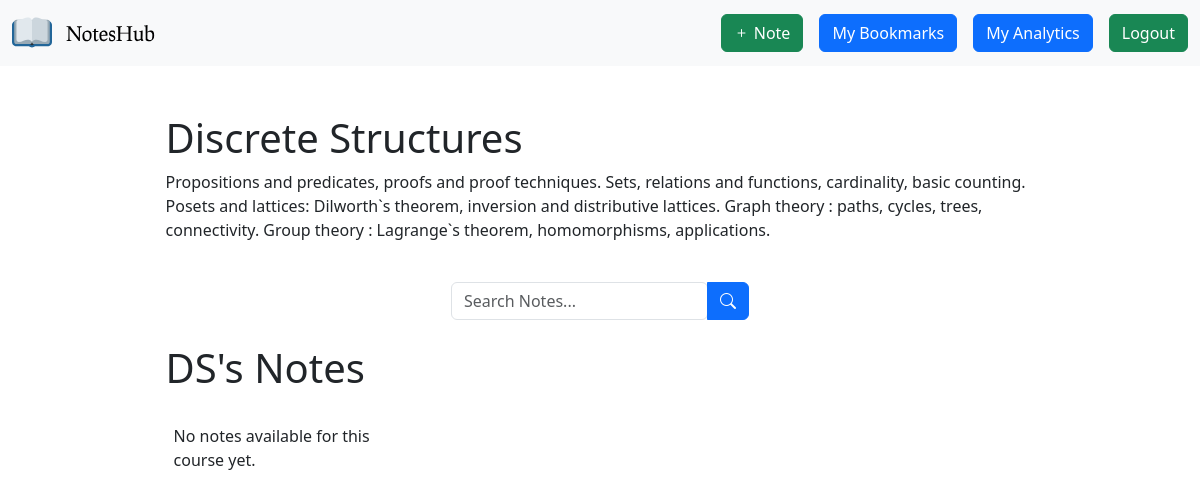
/course/CS 105/notes/ (signed in), run on the app's committed database.
### core/models.py (models this page shows, shortened)
class Course(models.Model):
    course_code = models.CharField(
        max_length=10,
        primary_key=True,
        unique=True,
        blank=False,
        verbose_name="Course Code"
    )
    course_name = models.CharField(
        max_length=100,
        blank=False,
        verbose_name="Course Name"
    )
    short_name = models.CharField(
        max_length=16,
        blank=False,
        verbose_name="Short Name"
    )
    description = models.CharField(
        max_length=256,
        blank=False,
        verbose_name="Course Description"
    )

### core/views.py (the view, shortened to what this page needs)
# urls.py: path('course/<str:course_code>/notes/', views.notesView, name='course_notes'),
@login_required(login_url='login')
def notesView(request, course_code):
    course = get_object_or_404(Course, course_code=course_code)
    notes = Notes.objects.filter(course=course)
    return render(request, 'course_notes.html', {'course': course, 'notes': notes})

### core/templates/course_notes.html (shortened to what this page needs)
{% extends "base.html" %}
{% load static %}
{% block start %}
<div class="container mt-5">
    <div class="container d-flex flex-column align-items-center" style="width: 80%; margin-top: 20px;">
        <div class="mb-4 align-self-start">
            <h1>{{ course.course_name }}</h1>
            <p>{{ course.description }}</p>
        </div>
        <div class="row d-flex justify-content-center">
            <div class="input-group mb-4" style="margin:auto">
                <div class="form-outline">
                    <input id="note-search" type="search" class="form-control" placeholder="Search Notes..." onkeyup="searchNotes()"/>
                </div>
                <button type="submit" class="btn btn-primary">
                    <i class="bi bi-search"></i>
                </button>
            </div>
        </div>
        <div class="mb-4 align-self-start">
            <h1>{{ course.short_name }}'s Notes</h1>
        </div>
        <div id="notes-container" class="row row-cols-2 row-cols-sm-4 row-cols-md-4 g-3" style="width: 100%;">
            {% for note in notes %}
            <div class="col mb-4">
                <div class="card d-flex flex-column" style="height: 300px;">
                    <a href="{% url 'note_detail' note.id %}" class="text-decoration-none">
                        <img src="{{ note.thumbnail_url }}" class="card-img-top" alt="Course Thumbnail" style="cursor: pointer; height: 180px; object-fit: cover;">
                    </a>
                    <div class="card-body d-flex flex-column flex-grow-1">
                        <a href="{% url 'note_detail' note.id %}" class="text-decoration-none">
                            <h5 class="card-title" style="cursor: pointer;">{{ note.title }}</h5>
                        </a>
                        <p class="lead small">Added by {{ note.user.username }}</p>
                    </div>
                    <div class="d-flex justify-content-around mt-auto">
                      <img id="like-icon" src="{% static 'images/like.svg' %}" alt="like" width="24px" height="24px" style="cursor: pointer;" onclick="toggle(this, {{ note.id }})">
                  <img id="bookmark-icon" src="{% static 'images/bookmark.svg' %}" alt="like" width="24px" height="24px" style="cursor: pointer;" onclick="toggle(this, {{ note.id }})">
                    </div>
                </div>
            </div>
            {% empty %}
                <p>No notes available for this course yet.</p>
            {% endfor %}
        </div>
    </div>
</div>
{% endblock %}

### data on the page
Course: course_name "Discrete Structures", description "Propositions and predicates, proofs and proof techniques. Sets, relations and functions, cardinality, basic counting. Posets and lattices: Dilworth`s theorem, inversion and distributive lattices. Graph theory : paths, cycles, trees, connectivity. Group theory : Lagrange`s theorem, homomorphisms, applications.", short_name "DS"
